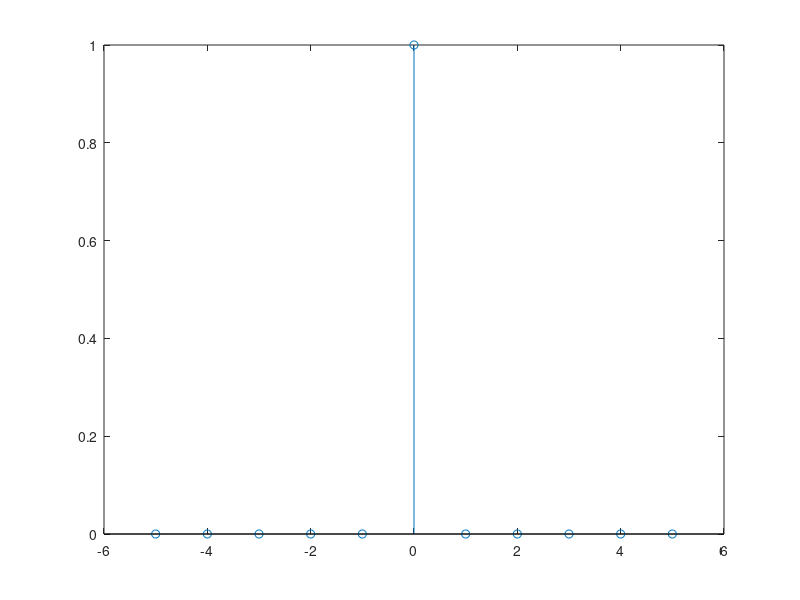
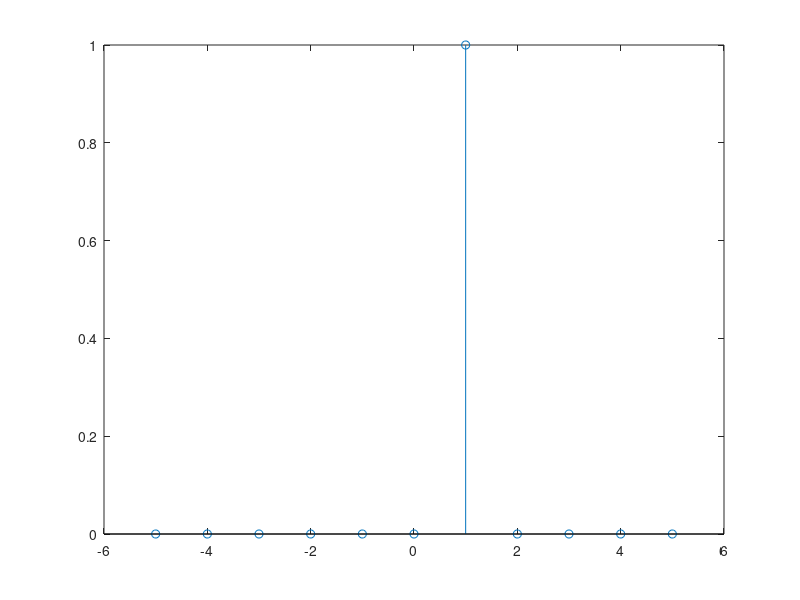
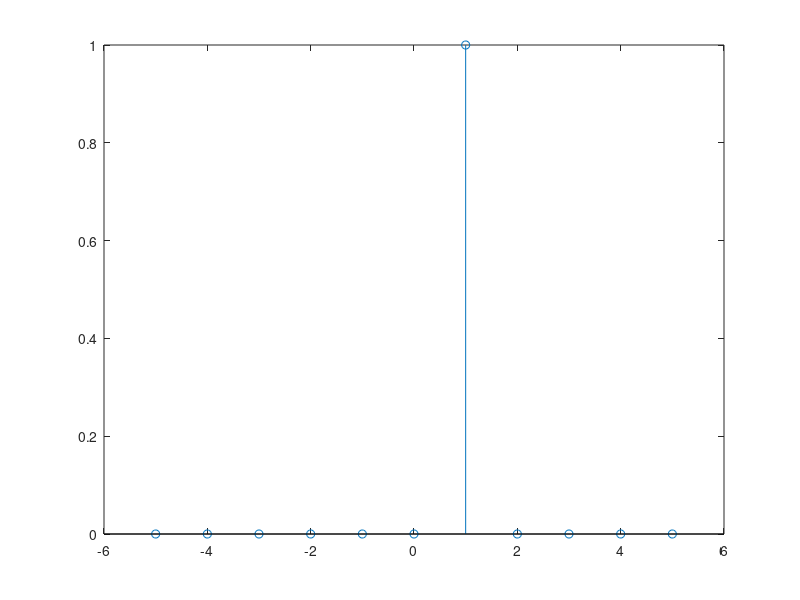

MATLAB code for these plots, in order:
clear

gama16 = 1;
gama17 = 0;
gama18 = 8;

gama26 = 2;
gama27 = 1;
gama28 = 9;


rmin = min(gama16,gama17);
rmax = max(gama16,gama17);

dmin = min(gama26,gama27);
dmax = max(gama26,gama27);

alpha = (gama18 +1)/10;
beta = (gama28 +1)/10;

n1 = dmin + rmin + 2;
n2 = dmin + rmin + 5;

n = -5:5;
xn = alpha.^n.*(n>=rmin&n<rmax);
hn = beta.^n.*(n>=dmin&n<dmax);

figure(1)
stem(-5:5, xn)

figure(2)
stem(-5:5, hn)

y = conv(xn, hn);

figure(3)
stem(-5:5, y(6:16))